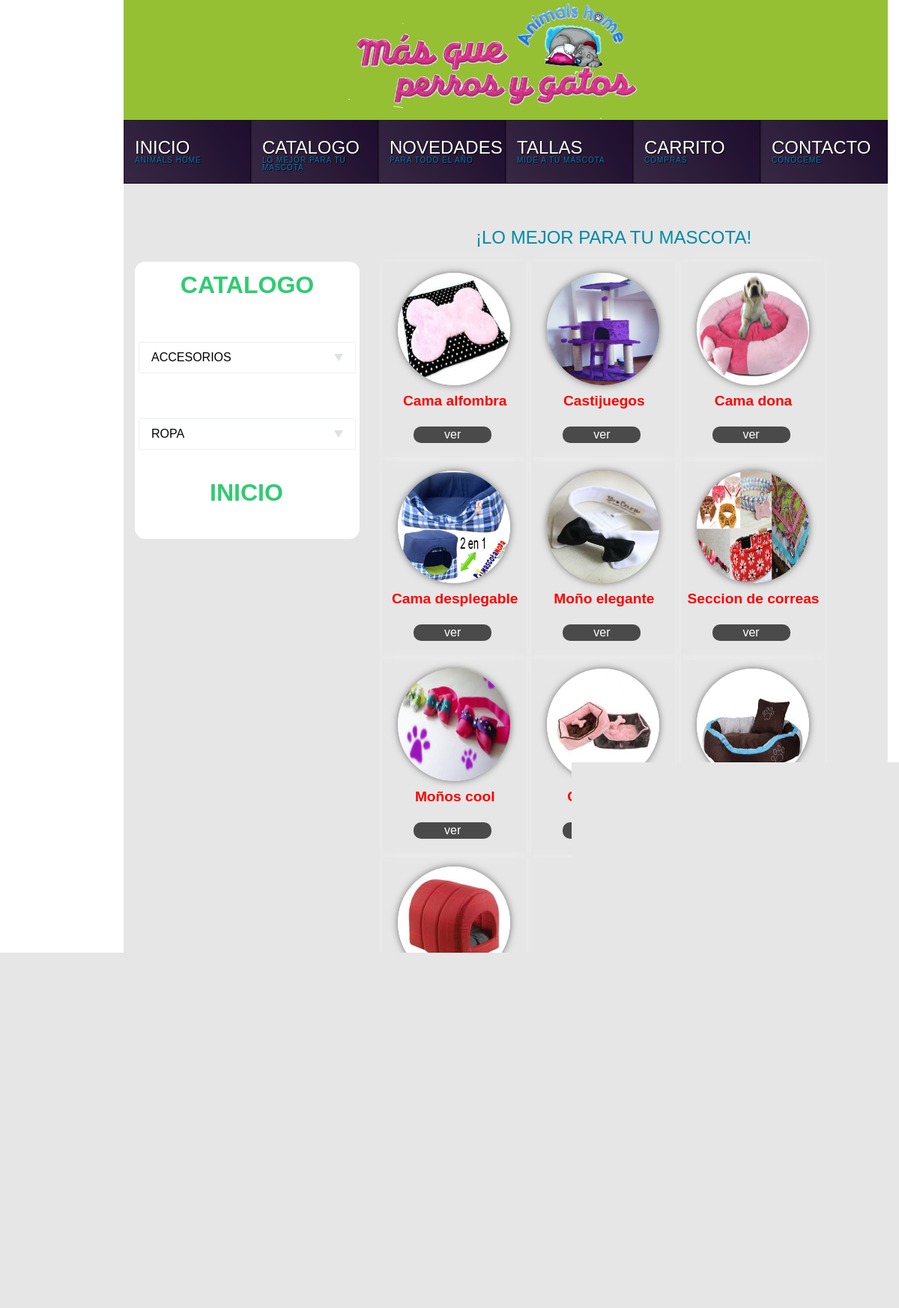
The page /accesorios.php on the database its author committed.
### tables this page shows
CREATE TABLE IF NOT EXISTS `productos` (
  `id` int(11) NOT NULL AUTO_INCREMENT,
  `nombre` text NOT NULL,
  `descripcion` text NOT NULL,
  `imagen` text NOT NULL,
  `precio` double NOT NULL,
  PRIMARY KEY (`id`)
);

### accesorios.php (the view, shortened to what this page needs)
<!DOCTYPE HTML>
<html>
<head>
<link href="css/catalogo/accesorios.css" rel="stylesheet" type="text/css"/>
<link href="css/style.css" rel="stylesheet" type="text/css"/>
 <link rel="stylesheet" href="css/catalogo/reset.css">
 <link rel="stylesheet" href="css/catalogo/menuvertical.css">
</head>
<body id="cuerpo">
    <div id="barra-logo">
        <div id="imagen-logo"></div>
          </div>
          <div id="menu">
              <ul id="sdt_menu" class="sdt_menu">
				<li>
					<a href="inicio.php">
						<span class="sdt_wrap">
							<span class="sdt_link">INICIO</span>
							<span class="sdt_descr">ANIMALS HOME</span>
						</span>
					</a>
				</li>
				<li>
					<a href="catalogo.php">
						<span class="sdt_wrap">
							<span class="sdt_link">CATALOGO</span>
							<span class="sdt_descr">LO MEJOR PARA TU MASCOTA</span>
						</span>
					</a>
				</li>
				<li>
					<a href="novedades.html">
						<span class="sdt_wrap">
							<span class="sdt_link">NOVEDADES</span>
							<span class="sdt_descr">PARA TODO EL AÑO</span>
						</span>
					</a>
				</li>
				<li>
					<a href="tallas.php">
						<span class="sdt_wrap">
							<span class="sdt_link">TALLAS</span>
							<span class="sdt_descr">MIDE A TU MASCOTA</span>
						</span>
					</a>
				</li>
				<li>
					<a href="carrito.php">
						<span class="sdt_wrap">
							<span class="sdt_link">CARRITO</span>
							<span class="sdt_descr">COMPRAS</span>
						</span>
					</a>
				</li>
				<li>
					<a href="contacto.php">
						<span class="sdt_wrap">
							<span class="sdt_link">CONTACTO</span>
							<span class="sdt_descr">CONOCEME</span>
						</span>
					</a>
				</li>
			</ul>
          </div>
        <div id="contenedor">
               <div id="texto">
               <h5 class="titulo">
              ¡LO MEJOR PARA TU MASCOTA!
               </h5>
       </div>
	    <div id="menu-vertical">
            <h1 class="encabezado"><a href="catalogo.php">CATALOGO </a></h1>
<dl class="dropdown">
	<dt><a><span>ACCESORIOS</span></a></dt>
</dl>
<dl class="dropdown">
	<dt><a><span>ROPA</span></a></dt>
</dl>
	    <h1 class="encabezado2"><a href="inicio.php">INICIO </a></h1>
        </div>
		            <div id="catalogo-general">
							<?php
		$con="select * from productos LIMIT 0,10 ";
		$re=mysql_query($con)or die(mysql_error());
		while ($f=mysql_fetch_array($re)) {
		?>
			<div class="producto">
			<center>
				<img src="imagenes/productos/<?php echo $f['imagen'];?>"><br>
				<span class="span"><?php echo utf8_encode($f['nombre']);?></span><br>
				<a href="./detalles.php?id=<?php echo $f['id'];?>">ver</a>
			</center>
		</div>
		<?php
              }
          ?>
          </div>
		</div>
</body>
</html>

### css/catalogo/accesorios.css (style rules this page uses)
.encabezado a { font-family: "GothamRnd-Bold", Helvetica, Arial, sans-serif; font-size: 1em; font-weight: 700; text-align: center; color: #2ecc71; margin: 15px 0px; text-decoration:none; }
.encabezado2 a { float:left; font-family: "GothamRnd-Bold", Helvetica, Arial, sans-serif; font-size: 1em; font-weight: 700; text-align: center; color: #2ecc71; margin: 25px 100px; text-decoration:none; }
#cuerpo { margin: 0; }
#barra-logo { float: left; background: #95c033; box-shadow: none; width:1020px ; height: 160px; display: block; margin:0px 165px; }
#imagen-logo { float:left; -webkit-background-size: cover; -moz-background-size: cover; -o-background-size: cover; background-image: url("../../imagenes/logo.png"); background-size: cover; height: 200px; width: 400px; margin: -10px 300px; }
#menu { float: left; height: 100px; margin:auto 165px; width:1020px ; height: 85px; background:#1B0A2A; }
#contenedor { float: left; height: 1500px; margin:auto 165px; width:1020px ; background:#E6E6E6; }
#texto { float: left; width: 600px; height:0 auto; margin: 30px 450px; }
.titulo { font-family: "GothamRnd-Bold", Helvetica, Arial, sans-serif; font-size: 24px; color: #008AA8; margin-bottom: 25px; float: left; margin:30px 20px; }
#menu-vertical { float: left; width: 300px; height: 370px; margin: -40px 15px; background:white; border-radius: 14px 14px 14px 14px; -moz-border-radius: 14px 14px 14px 14px; -webkit-border-radius: 14px 14px 14px 14px; border: 0px solid #000000; }
#catalogo-general { float: left; width: 640px; height: 1000px; margin: -40px 12px; border-radius: 14px 14px 14px 14px; -moz-border-radius: 14px 14px 14px 14px; -webkit-border-radius: 14px 14px 14px 14px; border: 0px solid #000000; }
.span { width:250px; float:left; margin:25px -60px; font-family: "GothamRnd-Bold", Helvetica, Arial, sans-serif; color: red; font-weight: bolder; font-size: 1.2rem; }
.producto { width: 20%; height: 200px; display: inline-block; vertical-align: top; margin-left: 0.5%; padding: 5%; -webkit-box-shadow: 0px 0px 10px rgba(240, 240, 240, 0.75); -moz-box-shadow: 0px 0px 10px rgba(240, 240, 240, 0.75); box-shadow: 0px 0px 10px rgba(240, 240, 240, 0.75); -webkit-transition: all 1s ease-in-out; -moz-transition: all 1s ease-in-out; }
.producto img { width: 150px; height: 150px; margin:-17px -11px; border-radius: 50%; -webkit-box-shadow: 0px 0px 10px rgba(74, 74, 74, 0.75); -moz-box-shadow: 0px 0px 10px rgba(74, 74, 74, 0.75); box-shadow: 0px 0px 10px rgba(74, 74, 74, 0.75); -webkit-transition: all 1s ease-in-out; -moz-transition: all 1s ease-in-out; }
.producto a { font-family: "GothamRnd-Bold", Helvetica, Arial, sans-serif; float:left; margin: 0px 10px; background-color: #4a4a4a; padding: 3px; color: white; width: 50%; padding-left: 20px; padding-right: 20px; border-radius: 10px; text-decoration:none; }

### css/style.css (style rules this page uses)
ul.sdt_menu { margin:0; padding:0; list-style: none; font-family:"Myriad Pro", "Trebuchet MS", sans-serif; font-size:12px; width:1020px; }
ul.sdt_menu a { text-decoration:none; outline:none; }
ul.sdt_menu li { float:left; width:170px; height:85px; position:relative; cursor:pointer; }
ul.sdt_menu li > a { position:absolute; top:0px; left:0px; width:170px; height:85px; z-index:12; background:transparent url(../images/overlay.png) no-repeat bottom right; -moz-box-shadow:0px 0px 2px #000 inset; -webkit-box-shadow:0px 0px 2px #000 inset; box-shadow:0px 0px 2px #000 inset; }
ul.sdt_menu li span.sdt_wrap { position:absolute; top:25px; left:0px; width:170px; height:60px; z-index:15; }
ul.sdt_menu li span span.sdt_link, ul.sdt_menu li span span.sdt_descr, ul.sdt_menu li div.sdt_box a { margin-left:15px; text-transform:uppercase; text-shadow:1px 1px 1px #000; }
ul.sdt_menu li span span.sdt_link { color:#fff; font-size:24px; float:left; clear:both; }
ul.sdt_menu li span span.sdt_descr { color:#0B75AF; float:left; clear:both; width:155px; font-size:10px; letter-spacing:1px; }

### css/catalogo/menuvertical.css (style rules this page uses)
h1 { font-family: "GothamRnd-Bold", Helvetica, Arial, sans-serif; font-size: 2em; font-weight: 700; text-align: center; color: #2ecc71; margin: 15px 0px; }
.dropdown { width: 18em; margin: 60px 5px; margin-bottom: 1em; }
.dropdown dt a { font-family: "GothamRnd-Bold", Helvetica, Arial, sans-serif; display: block; height: 2.5em; width: 100%; border: 1px solid #ecf0f1; border-radius: 3px; text-decoration: none; }
.dropdown dt span { display: block; padding: 0 1em; line-height: 2.5em; border-right: 1em solid transparent; cursor: pointer; }

### rows shown on the page
productos: imagen (picture), nombre "Cama alfombra"
productos: imagen (picture), nombre "Castijuegos"
productos: imagen (picture), nombre "Cama dona"
productos: imagen (picture), nombre "Cama desplegable"
productos: imagen (picture), nombre "Moño elegante"
productos: imagen (picture), nombre "Seccion de correas"
productos: imagen (picture), nombre "Moños cool"
productos: imagen (picture), nombre "Cama rosa"
productos: imagen (picture)
productos: imagen (picture)
